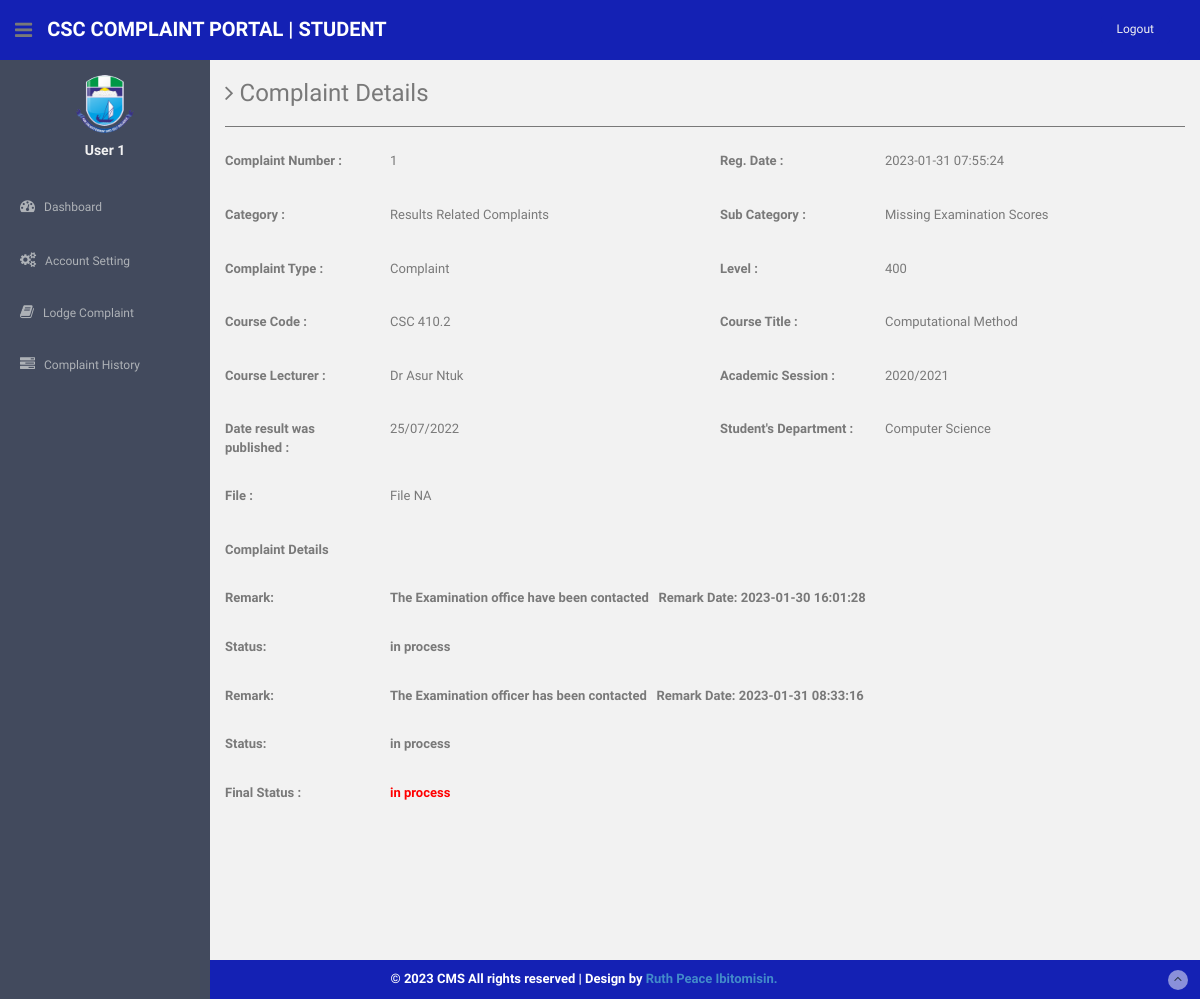
/users/complaint-details.php?cid=1 (signed in), run on the app's committed database.
### tables this page shows
CREATE TABLE `users` (
  `id` int(11) NOT NULL,
  `fullName` varchar(255) DEFAULT NULL,
  `userEmail` varchar(255) DEFAULT NULL,
  `password` varchar(255) DEFAULT NULL,
  `matriculationNo` varchar(255) DEFAULT NULL,
  `department` varchar(255) DEFAULT NULL,
  `Level` varchar(255) DEFAULT NULL,
  `phonenumber` varchar(255) DEFAULT NULL,
  `pincode` int(6) DEFAULT NULL,
  `userImage` varchar(255) DEFAULT NULL,
  `regDate` timestamp NOT NULL DEFAULT current_timestamp(),
  `updationDate` timestamp NOT NULL DEFAULT '0000-00-00 00:00:00' ON UPDATE current_timestamp(),
  `status` int(1) NOT NULL
);

CREATE TABLE `tblcomplaints` (
  `complaintNumber` int(20) NOT NULL,
  `userId` int(11) NOT NULL,
  `category` int(11) NOT NULL,
  `subcategory` varchar(255) NOT NULL,
  `complaintType` varchar(255) NOT NULL,
  `level` varchar(255) NOT NULL,
  `coursecode` varchar(255) DEFAULT NULL,
  `coursetitle` varchar(255) DEFAULT NULL,
  `courselecturer` varchar(255) DEFAULT NULL,
  `academicsession` varchar(255) DEFAULT NULL,
  `drp` varchar(255) DEFAULT NULL,
  `sdep` varchar(255) DEFAULT NULL,
  `complaintDetails` mediumtext NOT NULL,
  `complaintFile` varchar(255) DEFAULT NULL,
  `regDate` timestamp NOT NULL DEFAULT current_timestamp(),
  `status` varchar(50) DEFAULT NULL,
  `lastUpdationDate` timestamp NOT NULL DEFAULT '0000-00-00 00:00:00' ON UPDATE current_timestamp()
);

CREATE TABLE `category` (
  `id` int(11) NOT NULL,
  `categoryName` varchar(255) NOT NULL,
  `categoryDescription` longtext NOT NULL,
  `creationDate` timestamp NOT NULL DEFAULT current_timestamp(),
  `updationDate` varchar(255) NOT NULL
);

CREATE TABLE `complaintremark` (
  `id` int(11) NOT NULL,
  `complaintNumber` int(11) NOT NULL,
  `status` varchar(255) NOT NULL,
  `remark` mediumtext NOT NULL,
  `remarkDate` timestamp NOT NULL DEFAULT current_timestamp()
);

### users/complaint-details.php (the view, shortened to what this page needs)
<?php session_start();
include('includes/config.php');
if(strlen($_SESSION['login'])==0)
  {
header('location:index.php');
}
else{ ?>
<!DOCTYPE html>
<html lang="en">
  <head>
    <link href="assets/css/bootstrap.css" rel="stylesheet">
    <link href="assets/font-awesome/css/font-awesome.css" rel="stylesheet" />
    <link href="assets/css/style.css" rel="stylesheet">
    <link href="assets/css/style-responsive.css" rel="stylesheet">
  </head>
  <body>
  <section id="container" >
<?php include('includes/header.php');?>
<?php include('includes/sidebar.php');?>
      <section id="main-content">
          <section class="wrapper site-min-height">
          	<h3><i class="fa fa-angle-right"></i> Complaint Details</h3>
            <hr />
 <?php $query=mysqli_query($bd, "select tblcomplaints.*,category.categoryName as catname from tblcomplaints join category on category.id=tblcomplaints.category where userId='".$_SESSION['id']."' and complaintNumber='".$_GET['cid']."'");
while($row=mysqli_fetch_array($query))
{?>
          	<div class="row mt">
            <label class="col-sm-2 col-sm-2 control-label"><b>Complaint Number : </b></label>
          		<div class="col-sm-4">
          		<p><?php echo htmlentities($row['complaintNumber']);?></p>
          		</div>
<label class="col-sm-2 col-sm-2 control-label"><b>Reg. Date :</b></label>
              <div class="col-sm-4">
              <p><?php echo htmlentities($row['regDate']);?></p>
              </div>
          	</div>
<div class="row mt">
            <label class="col-sm-2 col-sm-2 control-label"><b>Category :</b></label>
              <div class="col-sm-4">
              <p><?php echo htmlentities($row['catname']);?></p>
              </div>
<label class="col-sm-2 col-sm-2 control-label"><b>Sub Category :</b> </label>
              <div class="col-sm-4">
              <p><?php echo htmlentities($row['subcategory']);?></p>
              </div>
            </div>
  <div class="row mt">
            <label class="col-sm-2 col-sm-2 control-label"><b>Complaint Type :</b></label>
              <div class="col-sm-4">
              <p><?php echo htmlentities($row['complaintType']);?></p>
              </div>
<label class="col-sm-2 col-sm-2 control-label"><b>Level :</b></label>
              <div class="col-sm-4">
              <p><?php echo htmlentities($row['level']);?></p>
              </div>
            </div>
  <div class="row mt">
            <label class="col-sm-2 col-sm-2 control-label"><b>Course Code :</b></label>
              <div class="col-sm-4">
              <p><?php echo htmlentities($row['coursecode']);?></p>
              </div>
<label class="col-sm-2 col-sm-2 control-label"><b>Course Title :</b></label>
              <div class="col-sm-4">
              <p><?php echo htmlentities($row['coursetitle']);?></p>
              </div>
            </div>
 <div class="row mt">
            <label class="col-sm-2 col-sm-2 control-label"><b>Course Lecturer :</b></label>
              <div class="col-sm-4">
              <p><?php echo htmlentities($row['courselecturer']);?></p>
              </div>
<label class="col-sm-2 col-sm-2 control-label"><b>Academic Session :</b></label>
              <div class="col-sm-4">
              <p><?php echo htmlentities($row['academicsession']);?></p>
              </div>
            </div>
  <div class="row mt">
            <label class="col-sm-2 col-sm-2 control-label"><b>Date result was published :</b></label>
              <div class="col-sm-4">
              <p><?php echo htmlentities($row['drp']);?></p>
              </div>
<label class="col-sm-2 col-sm-2 control-label"><b>Student's Department :</b></label>
              <div class="col-sm-4">
              <p><?php echo htmlentities($row['sdep']);?></p>
              </div>
            </div>
  <div class="row mt">
<label class="col-sm-2 col-sm-2 control-label"><b>File :</b></label>
              <div class="col-sm-4">
              <p><?php $cfile=$row['complaintFile'];
if($cfile=="" || $cfile=="NULL")
{
  echo htmlentities("File NA");
}
else{ ?>
<a href="complaintdocs/<?php echo htmlentities($row['complaintFile']);?>"> View File</a>
<?php } ?>
              </p>
              </div>
            </div>
 <div class="row mt">
            <label class="col-sm-2 col-sm-2 control-label"><b>Complaint Details </label>
              <div class="col-sm-10">
              </div>
            </div>
<?php $ret=mysqli_query($bd, "select complaintremark.remark as remark,complaintremark.status as sstatus,complaintremark.remarkDate as rdate from complaintremark join tblcomplaints on tblcomplaints.complaintNumber=complaintremark.complaintNumber where complaintremark.complaintNumber='".$_GET['cid']."'");
while($rw=mysqli_fetch_array($ret))
{
?>
 <div class="row mt">
<label class="col-sm-2 col-sm-2 control-label"><b>Remark:</b></label>
              <div class="col-sm-10">
   <?php echo  htmlentities($rw['remark']); ?>&nbsp;&nbsp; <b>Remark Date: <?php echo  htmlentities($rw['rdate']); ?></b>
              </div>
            </div>
 <div class="row mt">
<label class="col-sm-2 col-sm-2 control-label"><b>Status:</b></label>
              <div class="col-sm-10">
 <?php echo  htmlentities($rw['sstatus']); ?>
              </div>
            </div>
<?php } ?>
 <div class="row mt">
<label class="col-sm-2 col-sm-2 control-label"><b>Final Status :</b></label>
              <div class="col-sm-4">
              <p style="color:red"><?php
if($row['status']=="NULL" || $row['status']=="" )
{
echo "Not Process yet";
} else{
              echo htmlentities($row['status']);
}
              ?></p>
              </div>
            </div>
<?php } ?>
		</section><! --/wrapper -->
      </section>
<?php include('includes/footer.php');?>
  </section>
  </body>
</html>
<?php } ?>

### users/includes/sidebar.php (shortened to what this page needs)
<aside>
          <div id="sidebar"  class="nav-collapse ">
              <ul class="sidebar-menu" id="nav-accordion">
              	  <p class="centered"><a href="#"><img src="assets/img/favicon.png" class="img-circle" width="60"></a></p>
                   <?php $query=mysqli_query($bd, "select fullName from users where userEmail='".$_SESSION['login']."'");
 while($row=mysqli_fetch_array($query))
 {
 ?>
              	  <h5 class="centered"><?php echo htmlentities($row['fullName']);?></h5>
                  <?php } ?>
                  <li class="mt">
                      <a href="dashboard.php">
                          <i class="fa fa-dashboard"></i>
                          <span>Dashboard</span>
                      </a>
                  </li>
                  <li class="sub-menu">
                      <a href="javascript:;" >
                          <i class="fa fa-cogs"></i>
                          <span>Account Setting</span>
                      </a>
                  </li>
                  <li class="sub-menu">
                      <a href="register-complaint.php" >
                          <i class="fa fa-book"></i>
                          <span>Lodge Complaint</span>
                      </a>
                    </li>
                  <li class="sub-menu">
                      <a href="complaint-history.php" >
                          <i class="fa fa-tasks"></i>
                          <span>Complaint History</span>
                      </a>
                  </li>
              </ul>
          </div>
      </aside>

### users/assets/css/style.css (style rules this page uses)
body { color: #797979; background: #f2f2f2; font-family: 'Ruda', sans-serif; padding: 0px !important; margin: 0px !important; font-size:13px; }
ul li { list-style: none; }
a, a:hover, a:focus { text-decoration: none; outline: none; }
#container { width: 100%; height: 100%; }
hr { margin-top: 20px; margin-bottom: 20px; border: 0; border-top: 1px solid #797979; }
.centered { text-align: center; }
.mt { margin-top: 25px; }
#sidebar { width: 210px; height: 100%; position: fixed; background: #424a5d; }
#sidebar h5 { color: #f2f2f2; font-weight: 700; }
#sidebar ul li { position: relative; }
ul.sidebar-menu , ul.sidebar-menu li ul.sub { margin: -2px 0 0; padding: 0; }
ul.sidebar-menu { margin-top: 75px; }
ul.sidebar-menu li { margin-bottom: 5px; margin-left:10px; margin-right:10px; }
ul.sidebar-menu li.sub-menu { line-height: 15px; }
ul.sidebar-menu li a span { display: inline-block; }
ul.sidebar-menu li a { color: #aeb2b7; text-decoration: none; display: block; padding: 15px 0 15px 10px; font-size: 12px; outline: none; -webkit-transition: all 0.3s ease; -moz-transition: all 0.3s ease; -o-transition: all 0.3s ease; -ms-transition: all 0.3s ease; transition: all 0.3s ease; }
ul.sidebar-menu li a i { font-size: 15px; padding-right: 6px; }
#main-content { margin-left: 210px; }
.wrapper { display: inline-block; margin-top: 60px; padding-left: 15px; padding-right: 15px; padding-bottom: 15px; padding-top: 0px; width: 100%; }
label { font-weight: 400; }
.site-min-height { min-height: 900px; }

### data on the page
users: fullName "User 1"
tblcomplaints: complaintNumber "1", regDate "2023-01-31 07:55:24", category.categoryName "Results Related Complaints", subcategory "Missing Examination Scores", complaintType "Complaint", level "400", coursecode "CSC 410.2", coursetitle "Computational Method", courselecturer "Dr Asur Ntuk", academicsession "2020/2021", drp "25/07/2022", sdep "Computer Science", status "in process"
complaintremark: remark "The Examination office have been contacted", remarkDate "2023-01-30 16:01:28", status "in process"
complaintremark: remark "The Examination officer has been contacted", remarkDate "2023-01-31 08:33:16", status "in process"
